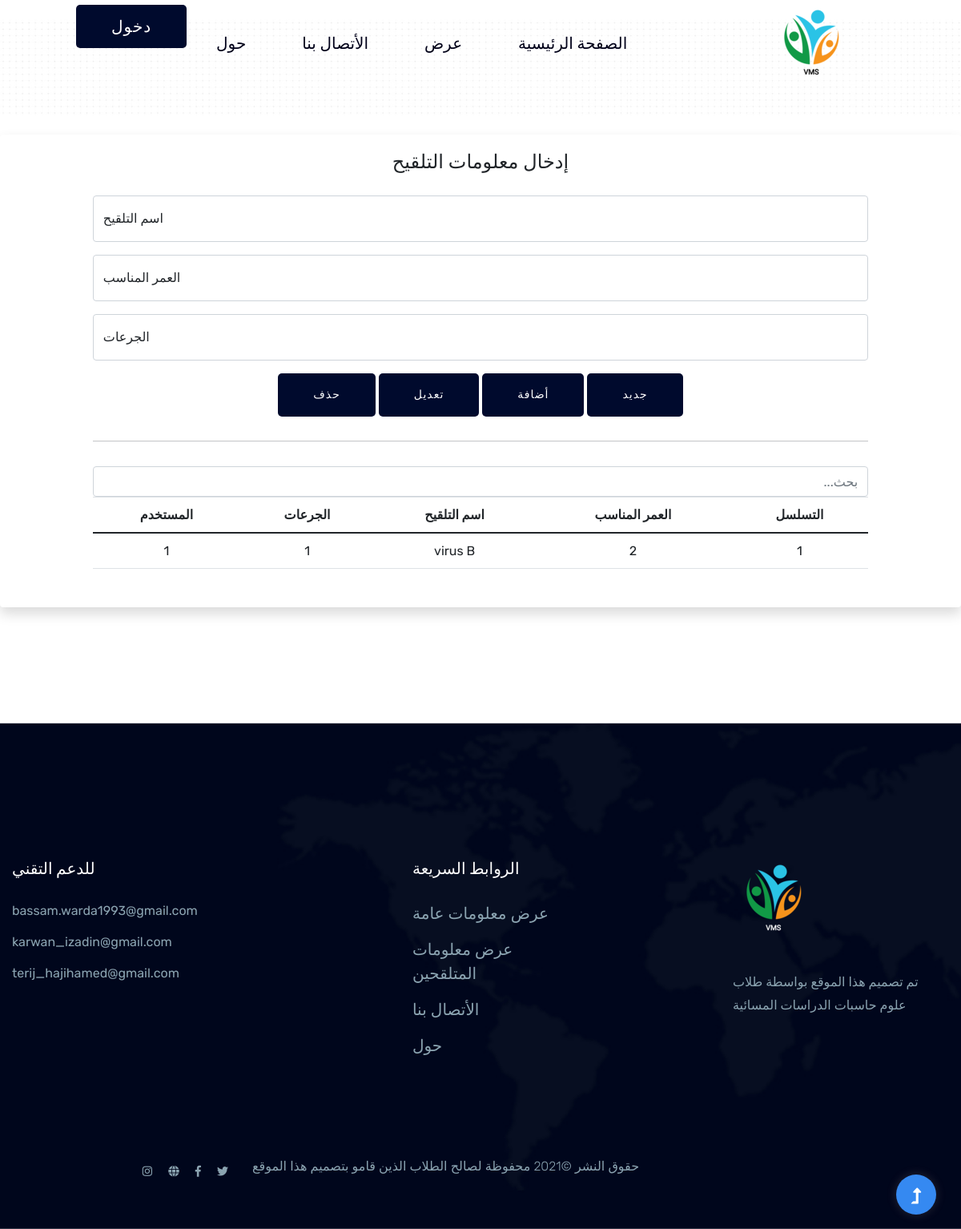
The app's page /vaccin.php, older data.
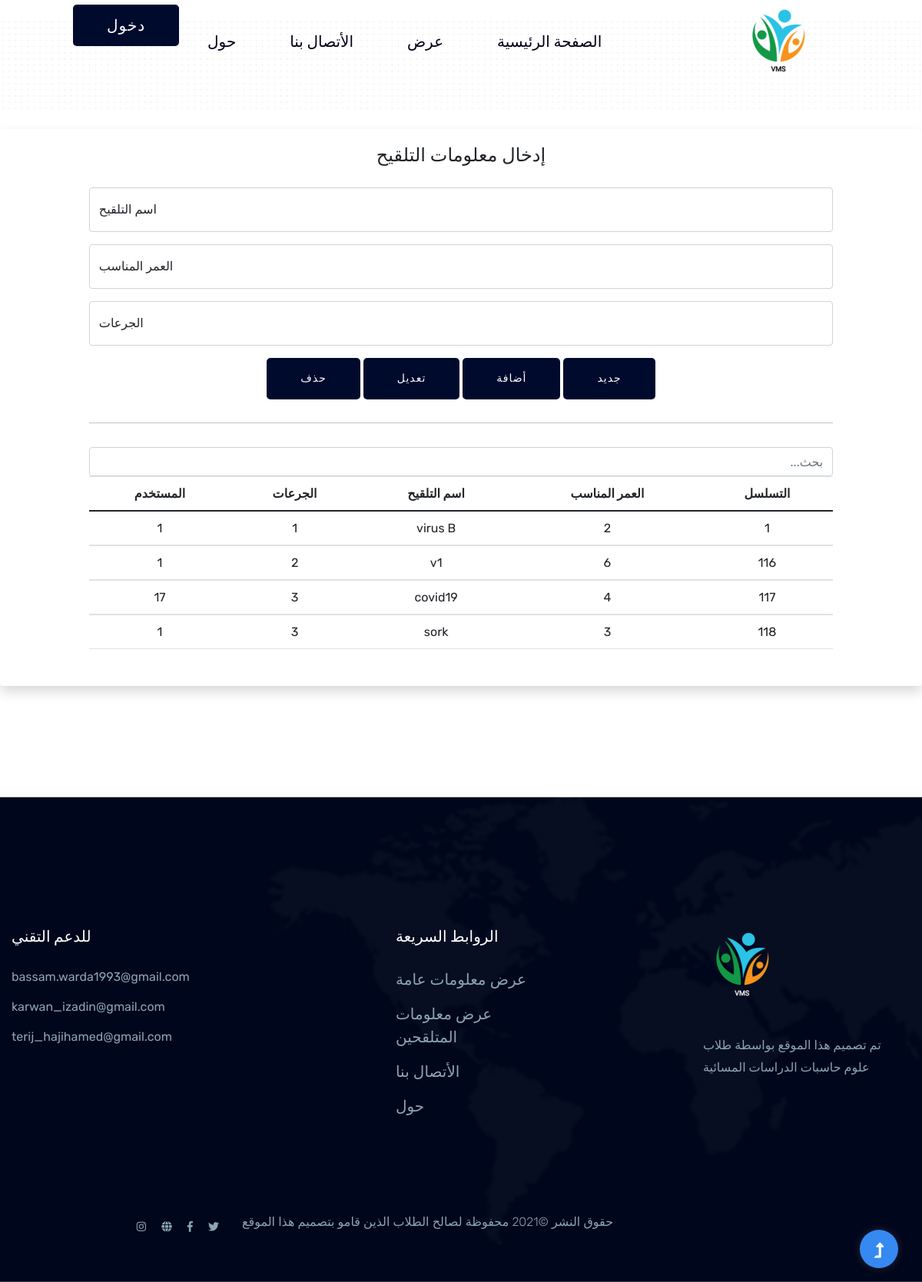
The same page, newer data.
### tables this page shows
CREATE TABLE `vaccination` (
  `v_id` int(11) NOT NULL,
  `v_right_age` int(11) NOT NULL,
  `v_vaccination_name` varchar(30) NOT NULL,
  `v_dosing` int(11) NOT NULL,
  `v_user_id` bigint(11) NOT NULL
);

### vaccin.php (the view, shortened to what this page needs)
<?php
require "connection.php";
?>
<!doctype html>
<html class="no-js" lang="zxx"  >
    <head>
        <?php
            include "navbarheader.php";
        ?>
    <main>
    <br>
        <div class="container shadow p-3 mb-5 bg-white rounded">
            <div class="row">
            <div class="col-sm-1 ">
            </div>
                <div class="col-sm-10 ">
        <form onsubmit="return validate();" style="text-align:center"dir="rtl" lang="ar" name="frm" class="well form-horizontal" action="vaccin/vaccin1.php" method="post" >
            <fieldset >
              <legend >إدخال معلومات التلقيح</legend>
                <div class="form-floating mb-3" >
                    <input type="text" lang="ar" id="vacc_name" name="vacc_name" dir="rtl"  class="form-control" placeholder=" اسم التلقيح" required>
                    <label for="floatingInput">اسم التلقيح</label>
                </div>
                <div class="form-floating mb-3">
                    <input type="number"    id="vacc_age"min="0" name="vacc_age"dir="rtl" placeholder=" العمر المناسب" class="form-control"  type="number">
                    <label for="floatingInput">  العمر المناسب</label>
                </div>
                <div class="form-floating mb-3">
                    <input    id="vacc_no"min="0" name="vacc_no"lang="ar" placeholder=" عدد الجرعات" class="form-control"  type="number">
                    <label for="floatingInput"> الجرعات</label>
                </div>
                    <center>
                    <button  type='button'  onclick="newrow()" name='newr'    value='جديد'   class="btn btn-lg btn-success" >جديد</button>
                    <button  type='submit'id="add" name='add'  value='أضافة' class="btn btn-lg btn-success"> أضافة </button>
                    <button  type='submit' name='update'  value='تعديل' class="btn btn-lg btn-success"> تعديل </button>
                    <button type='submit' name='delete' onclick="return confirm('هل تريد الحذف بالتأكيد');"  value='حذف' class="btn btn-lg btn-success">حذف </button>
                    </center>
                <hr>
                <input class="form-control" id="myInput" type="text" placeholder="بحث...">
                <?php
                        $sql = "select * from vaccination";
                        $result = mysqli_query($con, $sql);
                        if($result)
                        {
                           echo '<div class="">'  ;
                           echo '<table class="table table-hover  pre-scrollable" id="tb"  style="text-align: center;" > ';
                            echo '<thead>'.'<tr><th>'.'التسلسل' .'</th>'.'<th>'.'العمر المناسب'.'</th>'.'<th>'.'اسم التلقيح'.'</th>'.'<th>'.'الجرعات'.'</th>'.'<th>'.'المستخدم'.'</th>'.'</tr>'.'</thead>';
                            while ($row = mysqli_fetch_assoc($result)) {
                                echo '<tbody id="myTable">'.'<tr><td>'. $row["v_id"].'  '.         '</td>';
                                echo '<td>'. $row["v_right_age"].'  '.       '</td>';
                                echo '<td>'. $row["v_vaccination_name"].'  '.'</td>';
                                echo '<td>'. $row["v_dosing"].'  '.          '</td>';
                                echo '<td>'. $row["v_user_id"].'  '.         '</td>'.'</tbody>';
                            }
                            echo '</table>';
                            echo '</div>';
                        }else
                        {
                            echo 'error';
                        }
                ?>
               </fieldset>
            </form>
                </div>
                <div class="col-sm-1">
                 </div>
            </div>
        </div>
        <br><br><br><br>
    </main>
    <?php
        include "footer.php";
    ?>
    </body>
</html>

Row changes from the older to the newer data that the page shows:
added vaccination: v "116", v_right_age "6", v_vaccination_name "v1", v_dosing "2", v_user "1"
added vaccination: v "117", v_right_age "4", v_vaccination_name "covid19", v_dosing "3", v_user "17"
added vaccination: v "118", v_right_age "3", v_vaccination_name "sork", v_dosing "3", v_user "1"
